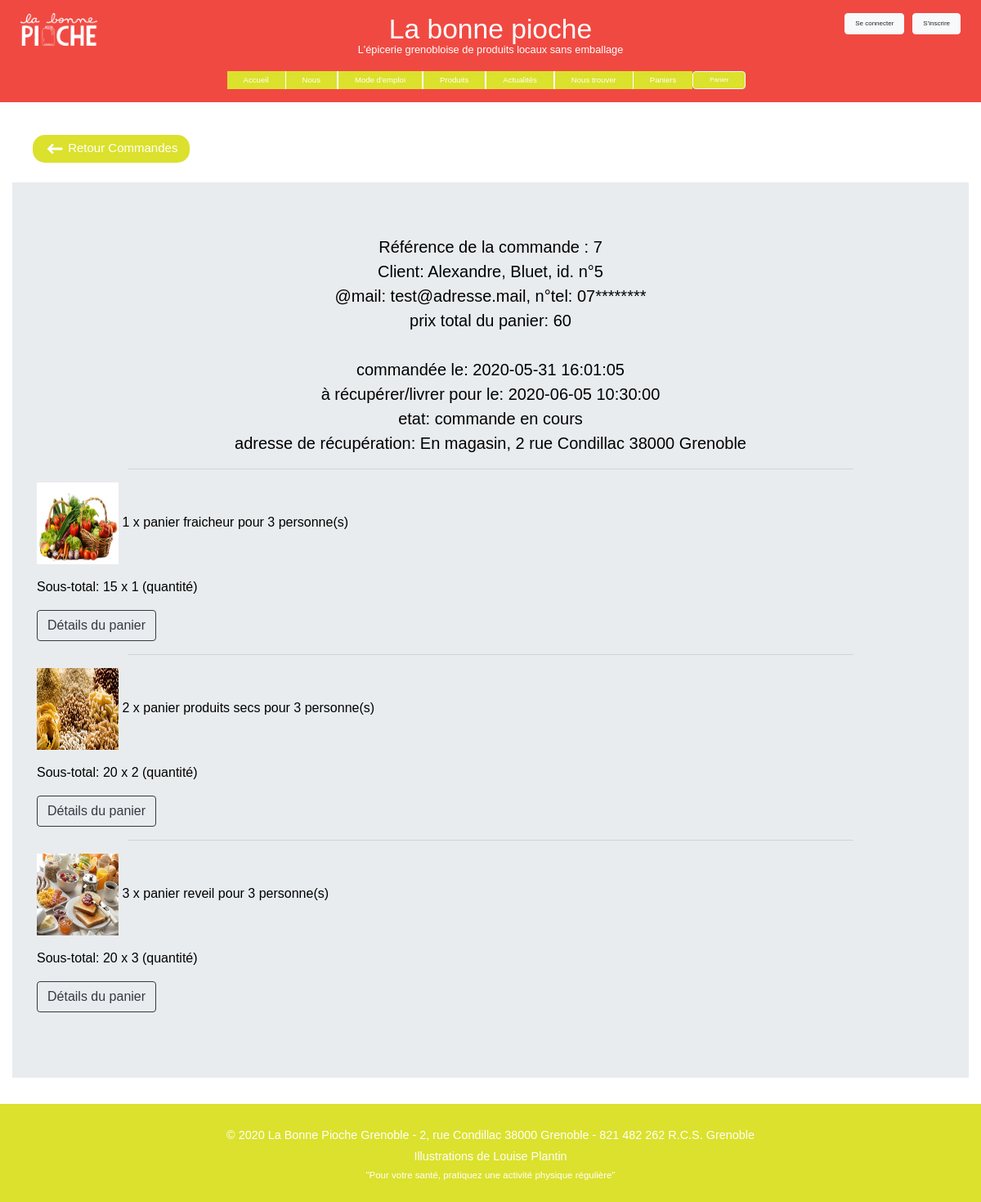
The app's page /controlers/commande.ctrl.php?refCommande=7, older data.
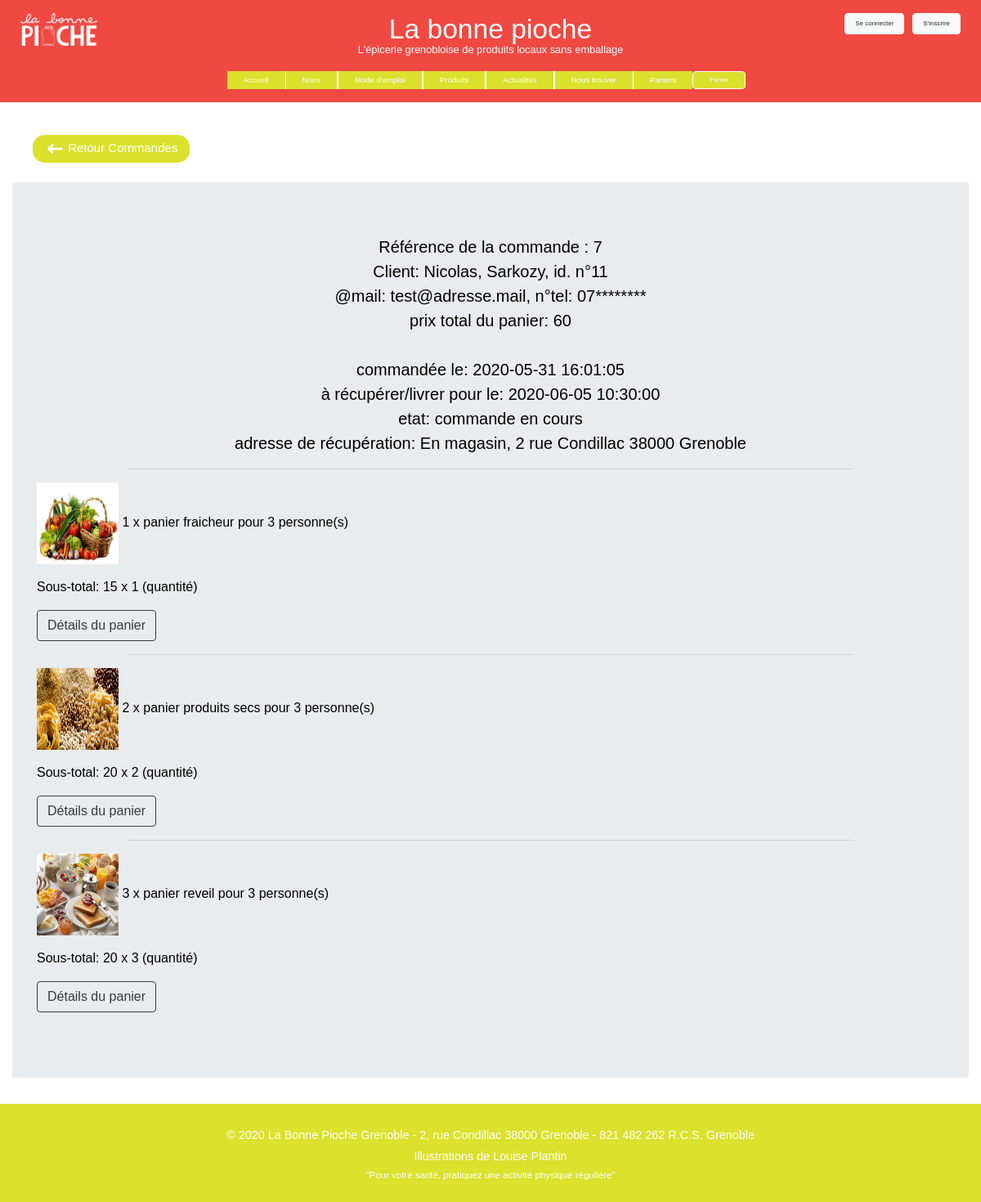
The same page, newer data.
### tables this page shows
CREATE TABLE commandes(
  refCommande INTEGER PRIMARY KEY,
  refClient INTEGER NOT NULL,
  dateCommande DATE,
  dateRecup DATE,
  etat STRING,
  livraison BIT,
  prix FLOAT
);

CREATE TABLE clients (
  refUtilisateur INTEGER PRIMARY KEY,
  nom STRING,
  prenom STRING,
  adresseMail STRING,
  motDePasse STRING,
  etat STRING,
  numeroTelephone STRING,
  newsletter BOOLEAN,
  genre BOOLEAN,
  tauxReduction FLOAT
 );

CREATE TABLE paniers (
   refPanier INTEGER PRIMARY KEY,
   libelle STRING,
   coefficient INTEGER,
   prix FLOAT,
   image STRING,
   nbBocaux INTEGER,
   active BIT
);

CREATE TABLE paniers_commandes (
  refPanier INTEGER NOT NULL,
  refCommande INTEGER NOT NULL,
  nbPersonne INTEGER NOT NULL,
  quantite INTEGER,
  PRIMARY KEY(refPanier, refCommande),
  CONSTRAINT refCommande
    FOREIGN KEY(refCommande)
    REFERENCES commandes(refCommande),
  CONSTRAINT refPanier
    FOREIGN KEY(refPanier)
    REFERENCES paniers(refPanier)
);

### framework/view.class.php (called while the page is built, shortened)
<?php
class View {
  private $path="";
  function __construct(string $path="") {
    $this->path = $path;
  }
  function show(string $path="") {
    $p = $path ? $path : $this->path;
    include($p);
  }
}
?>

### controlers/commande.ctrl.php (called while the page is built)
<?php
require_once('../model/Commande.class.php');
require_once('../model/CommandeDAO.class.php');
require_once('../framework/view.class.php');
if (isset($_GET['refCommande'])) {
  $refCommande = intVal($_GET['refCommande']);
} else {
  exit("Erreur : refCommande non définie");
}
$catalogue = new CommandeDAO();
$commande = $catalogue->get($refCommande);
$descriptif = $catalogue->getComposition($refCommande);
$client = $catalogue->getClient($refCommande);
$adresse = $catalogue->getAdresseRecup($refCommande);
$view = new View("../view/commande.view.php");
$view->commande=$commande;
$view->descriptif=$descriptif;
$view->client=$client;
$view->adresse=$adresse;
$view->show();
?>

### model/CommandeDAO.class.php (called while the page is built, shortened)
<?php
require_once(dirname(__FILE__).'/Commande.class.php');
require_once(dirname(__FILE__).'/PanierDAO.class.php');
require_once(dirname(__FILE__).'/Client.class.php');
require_once(dirname(__FILE__).'/ClientDAO.class.php');
class CommandeDAO {
  private $db;
  function __construct() {
    $database_commande = 'sqlite:'.dirname(__FILE__).'/../data/database.db';
    try {
      $this->db = new PDO($database_commande);
    } catch (PDOException $e) {
      die("PDO Error :".$e->getMessage()." $database_commande\n");
    }
    $this->db->setAttribute(PDO::ATTR_ERRMODE, PDO::ERRMODE_EXCEPTION);
  }
  function get(int $refCommande) : Commande {
    $req = "SELECT * FROM commandes WHERE refCommande = '$refCommande'";
    $sth = $this->db->query($req);
    $resArray= $sth->fetchAll(PDO::FETCH_ASSOC);
    foreach($resArray as $row)
    {
      $commande = new Commande($row['refCommande'],$row['refClient'],$row['dateCommande'],$row['dateRecup'],$row['etat'],$row['livraison'],$row['prix']);
    }
    return $commande;
  }
  function getComposition(int $refCommande) : array{
    $paniers = new PanierDAO();
    $r = $this->db->query("SELECT * FROM paniers_commandes WHERE refCommande = '$refCommande'");
    $res = $r->fetchAll(PDO::FETCH_ASSOC);
    $composition = array();
    foreach($res as $row)
    {
      $nbPersonne = $row['nbPersonne'];
      $panier = $paniers->get($row['refPanier']);
      $panier->nbPersonne = $nbPersonne;
      $composition[$row['quantite']]=$panier;
    }
    return $composition;
  }
  public function getClient($refCommande){
    $commande = $this->get($refCommande);
    $id = $commande->refClient;
    if($commande->livraison)
    {
      $clients = new ClientEntrepriseDAO();
      $client = $clients->get($id);
      return $client;
    }
    else
    {
      $clients =  new ClientDAO();
      $client = $clients->get($id);
      return $client;
    }
  }
  public function getAdresseRecup($refCommande){
    $commande = $this->get($refCommande);
    $id = $commande->refClient;
    if($commande->livraison)
    {
      $clients = new ClientEntrepriseDAO();
      $client = $clients->get($id);
      $refEntreprise = $client->refEntreprise;
      $entreprises = new EntrepriseDAO();
      $entreprise = $entreprises->get($refEntreprise);
      $adresse = $entreprise->nom.", ".$entreprise->adresse;
      return $adresse;
    }
    else
    {
      $adresse = "En magasin, 2 rue Condillac 38000 Grenoble";
      return $adresse;
    }
  }
}
?>

### model/Commande.class.php (called while the page is built, shortened)
<?php
class Commande {
  public function __construct(int $refCommande, int $refClient,string $dateCommande, string $dateRecup, string $etat, $livraison = 0,float $prix)
  {
    $this->refCommande = $refCommande;
    $this->refClient = $refClient;
    $this->dateCommande = $dateCommande;
    $this->dateRecup = $dateRecup;
    $this->etat = $etat;
    $this->livraison = $livraison;
    $this->prix = $prix;
  }
  public function __get(string $attribut) {
      return $this -> $attribut;
  }
}
?>

### model/ClientDAO.class.php (called while the page is built, shortened)
<?php
require_once(dirname(__FILE__).'/Client.class.php');
require_once("../model/Utilisateur.class.php");
class ClientDAO {
  private $db;
  function __construct() {
    $database = 'sqlite:'.dirname(__FILE__).'/../data/database.db';
    try {
      $this->db = new PDO($database);
    } catch (PDOException $e) {
      die("PDO Error :".$e->getMessage()." $database\n");
    }
    $this->db->setAttribute(PDO::ATTR_ERRMODE, PDO::ERRMODE_EXCEPTION);
  }
  function get(int $id) : Client {
    $req = "SELECT * FROM clients WHERE refUtilisateur = $id";
    $sth = $this->db->query($req);
    $resArray= $sth->fetchAll(PDO::FETCH_ASSOC);
    foreach($resArray as $row)
    {
      $client = new Client($row['refUtilisateur'],$row['nom'],$row['prenom'],$row['adresseMail'],$row['motDePasse'],
      $row['etat'],$row['numeroTelephone'],$row['newsletter'],$row['genre'],$row['tauxReduction']);
    }
    return $client;
  }
}
?>

### model/Utilisateur.class.php (called while the page is built, shortened)
<?php
  class Utilisateur {
    public function __construct( int $refUtilisateur, string $nom, string $prenom, string $adresseMail, string $motDePasse, string $etat = "enAttente", string $numeroTelephone ) {
      $this->nom = $nom;
      $this->prenom = $prenom;
      $this->adresseMail = $adresseMail;
      $this->numeroTelephone = $numeroTelephone;
    }
    public function __get(string $attribut) {
      return $this->$attribut;
    }
  }
?>

### model/Client.class.php (called while the page is built, shortened)
<?php
  require_once("Utilisateur.class.php");
  class Client extends Utilisateur {
    public function __get(string $attribut) {
      $retour = -1;
      if( $attribut == "refUtilisateur" || $attribut == "nom" || $attribut == "prenom" || $attribut == "adresseMail" || $attribut == "motDePasse" || $attribut == "etat" || $attribut == "numeroTelephone" ){
        $retour = parent::__get($attribut);
      }
      return $retour;
    }
  }
?>

### model/PanierDAO.class.php (called while the page is built, shortened)
<?php
require_once(dirname(__FILE__).'/Panier.class.php');
class PanierDAO {
  private $db;
  function __construct() {
    $database_compo = 'sqlite:'.dirname(__FILE__).'/../data/database.db';
    try {
      $this->db = new PDO($database_compo);
    } catch (PDOException $e) {
      die("PDO Error :".$e->getMessage()." $database_compo\n");
    }
    $this->db->setAttribute(PDO::ATTR_ERRMODE, PDO::ERRMODE_EXCEPTION);
  }
  function get(int $refPanier) : Panier {
    $req = "SELECT * FROM paniers WHERE refPanier = '$refPanier' AND active = 1";
    $sth = $this->db->query($req);
    $resArray= $sth->fetchAll(PDO::FETCH_ASSOC);
    foreach($resArray as $row)
    {
      $panier = new Panier($row['libelle'],$row['refPanier'],$row['coefficient'],$row['prix'],$row['image'],$row['nbBocaux'],$row['active']);
    }
    return $panier;
  }
}
?>

### model/Panier.class.php (called while the page is built, shortened)
<?php
class Panier {
  public function __construct(string $libelle, int $refPanier, float $coefficient, float $prix, string $image, int $nbBocaux, $active)
  {
    $this->libelle = $libelle;
    $this->refPanier = $refPanier;
    $this->prix = $prix;
  }
  public function __get(string $attribut) {
    if($attribut == "image"){
        return Panier::URL.$this->$attribut;
    }
    else {
      return $this -> $attribut;
    }
  }
}
?>

### view/commande.view.php (the view, shortened to what this page needs)
<!DOCTYPE html>
<html lang="fr" dir="ltr">
  <head>
    <link rel="stylesheet" href="../framework/bootstrap-4.4.1-dist/css/bootstrap.css">
    <link rel="stylesheet" href="../view/css/commande.view.css">
  </head>
  <body>
      <?php include("navbar.php") ?>
    <div class="container-fluid">
      <a href="../controlers/commandes.ctrl.php" class="boutonretour">
        <img src="../others/SVG/flechegauche.svg" alt=""> Retour Commandes
      </a>
    <div class="jumbotron jumbotron-fluid">
      <div class="container back">
        <h2 class="display-12">Référence de la commande : <?= $commande->refCommande ?></br>
          Client: <?= $client->prenom ?>, <?= $client->nom ?>, id. n°<?= $commande->refClient ?></br>
          @mail: <?= $client->adresseMail?>, n°tel: <?= $client->numeroTelephone?></br>
          prix total du panier: <?= $commande->prix ?></br></br>
          commandée le: <?=$commande->dateCommande?></br>
          à récupérer/livrer pour le: <?=$commande->dateRecup?></br>
          etat: commande <?= $commande->etat ?></br>
          adresse de récupération: <?=$adresse?></br>
        </h2>
          <?php foreach($descriptif as $key => $value) :  ?>
              <hr class="my-6">
              <p><img src=<?= $value->image ?> alt="panier" width="100" height="100"> <?=$key?> x <?= $value->libelle ?>  pour <?=$value->nbPersonne?> personne(s)</p>
              <p>Sous-total: <?=$value->prix?> x <?=$key?> (quantité) </p>
              <p class="lead">
                <a class="btn btn-outline-dark" href="/La-Bonne-Pioche/controlers/panier.ctrl.php?refPanier=<?= $value->refPanier ?>" role="button">Détails du panier</a>
              </p>
          <?php endforeach ?>
      </div>
    </div>
    </div>
    <?php include("footer.php") ?>
  </body>
</html>

### view/navbar.php (shortened to what this page needs)
<div class="sticky-top container-fluid">
  <div class="row m_nav-bar">
    <div class="col-lg-2" id="logo-1">
      <a class="navbar-brand" href="../controlers/accueil.ctrl.php">
        <img class="nav_img" src="../data/img/logo.png" alt="Logo">
      </a>
    </div>
    <div class="titre col-lg-6 offset-1 col-10">
      <h1 class="nav_h1" >La bonne pioche</h1>
      <h2 class="nav_h2" id="sous_titre">L'épicerie grenobloise de produits locaux sans emballage</h2>
    </div>
    <div class="col-lg-3 my-2 my-lg-0" id="connect_signin">
      <?php if (!isset($_SESSION['Utilisateur'])): ?>
        <a class="btn btn-light my-2 my-sm-0 connect" type="button" name="button" href="../controlers/inscription.ctrl.php" style="float: right;">S'inscrire</a>
        <a class="btn btn-light my-2 my-sm-0 connect" type="button" name="button" href="../controlers/connexion.ctrl.php" style="float: right;">Se connecter</a>
      <?php else: ?>
        <a class="btn btn-light my-2 my-sm-0 connect" type="button" name="button" href="../controlers/deconnexion.ctrl.php" style="float: right;">Se Deconnexter</a>
      <?php endif; ?>
    </div>
  </div>
  <nav class="row navbar navbar-expand-lg py-3 m_nav-bar">
    <div class="collapse navbar-collapse" id="navbarNav">
      <ul class="navbar-nav mr-auto mt-2 mt-lg-0">
        <li class="nav-item">
          <a class="nav-link accueil" href="../controlers/accueil.ctrl.php">Accueil</a>
        </li>
        <li class="nav-item">
          <a class="nav-link with-border nous" href="../controlers/nous.ctrl.php">Nous</a>
        </li>
        <li class="nav-item">
          <a class="nav-link with-border mode_emploie" href="../controlers/modeDemploi.ctrl.php">Mode d'emploi</a>
        </li>
        <?php if (isset($produits)): ?>
          <li id="dropdown-produits" class="nav-item">
            <a class="nav-link with-border produits dropdown-toggle" data-toggle="dropdown" aria-haspopup="true" aria-expanded="false" style="color: white;">
              Produits
            </a>
            <div class="dropdown-menu">
              <a class="dropdown-item" href="#">Action</a>
              <a class="dropdown-item" href="#">Another action</a>
              <a class="dropdown-item" href="#">Something else here</a>
              <div class="dropdown-divider"></div>
              <a class="dropdown-item" href="#">Separated link</a>
            </div>
          </li>
          <li id="produits">
            <a class="nav-link with-border produits" href="../controlers/produits.ctrl.php">Produits</a>
          </li>
        <?php else: ?>
          <li>
            <a class="nav-link with-border produits" href="../controlers/produits.ctrl.php">Produits</a>
          </li>
        <?php endif; ?>
        <li class="nav-item">
          <a class="nav-link with-border actualites" href="#">Actualités</a>
        </li>
        <li class="nav-item">
          <a class="nav-link with-border nous_trouver" href="../controlers/nousTrouver.ctrl.php">Nous trouver</a>
        </li>
        <li class="nav-item">
          <a class="nav-link paniers" href="../controlers/paniers.ctrl.php">Paniers</a>
        </li>
        <li id="panier" class="nav-item">
          <a class="nav-link btn btn-light my-2 my-sm-0 connect" type="button" name="button" href="../controlers/panierAchat.ctrl.php" style="float: right;">Panier</a>
        </li>
      </ul>
    </div>
  </nav>
</div>

### view/footer.php
<div class="container-fluid">
  <div class="row">
    <footer class="col-12" id="footer">
      <p class="pt-4 m-1">© <?php echo date("Y"); ?> La Bonne Pioche Grenoble - 2, rue Condillac 38000 Grenoble - 821 482 262 R.C.S. Grenoble</p>
      <p class="m-1">Illustrations de Louise Plantin</p>
      <p class="pb-4 m-0 small">"Pour votre santé, pratiquez une activité physique régulière"</p>
    </footer>
  </div>
</div>

### view/css/commande.view.css (style rules this page uses)
body { color: #707070; font-family: "Lulo-Clean-W01-One-Bold", sans-serif ; }
hr { width:80%; }
.boutonretour { background-color: #dbe12c; color : white; border : none; font-size: 15px; padding: 5px 15px; border-radius: 15px; margin-right: 50px; display: inline-block; margin: 25px 0px 0px 25px; }
.boutonretour:link { text-decoration: none; }
h2, .h2 { font-size: 1.25rem; justify-content: center; text-align: center; }
h2 { line-height: 1.5; }
body { color: black; font-family: "Lulo-Clean-W01-One-Bold", sans-serif; }

### view/css/navbar.css (style rules this page uses)
.m_nav-bar { background-color: #f04942; padding-top: 1em; }
.nav_h1 { color: white; font-size: 2.1em; margin-bottom: -5px; }
.nav_h2 { color: white; font-size: 0.8em; margin-bottom: 0; margin-top: 0; }
.titre { text-align: center; }
.nav_img { width: auto; height: 40px; }
.navbar { margin-bottom: 30px; }
.navbar-brand { margin: 0; padding: 0; padding-left: 10px; }
.navbar.navbar-expand-lg { padding-top: 10px; padding-bottom: 15px; margin-bottom: 15px; }
.nav-link { transition: .25s all ease; color: white; font-size: .6em; }
.navbar-nav { margin: auto; margin-bottom: 0; }
.with-border { border-left: solid white 1px; border-right: solid white 1px; }
.connect { margin-right: 10px; }
@media (min-width: 1200px) and (max-width: 1300px) { .nav-link { font-size: .5em; } }
@media (min-width: 1100px) { .nav-link { background-color: #dbe12c; font-size: 0.6em; } }
@media (min-width: 1100px) { .navbar-expand-lg .navbar-nav .nav-link { padding: 4px 20px 4px 20px; } }
@media (min-width: 1100px) { .connect { font-size: 0.5em; } }

### view/css/footer.css (style rules this page uses)
#footer { background-color: #dbe12c; font-size: 0.9em; text-align: center; color: white; font-family: "Avenir-LT-W01_85-Heavy1475544", sans-serif ; }

Row changes from the older to the newer data that the page shows:
no longer on this page (row unchanged): clients: prenom "Alexandre", nom "Bluet", adresseMail "test@adresse.mail", numeroTelephone "07********"
changed commandes "en cours": refClient "5" → "11"
now on this page (row unchanged): clients: prenom "Nicolas", nom "Sarkozy", adresseMail "test@adresse.mail", numeroTelephone "07********"
